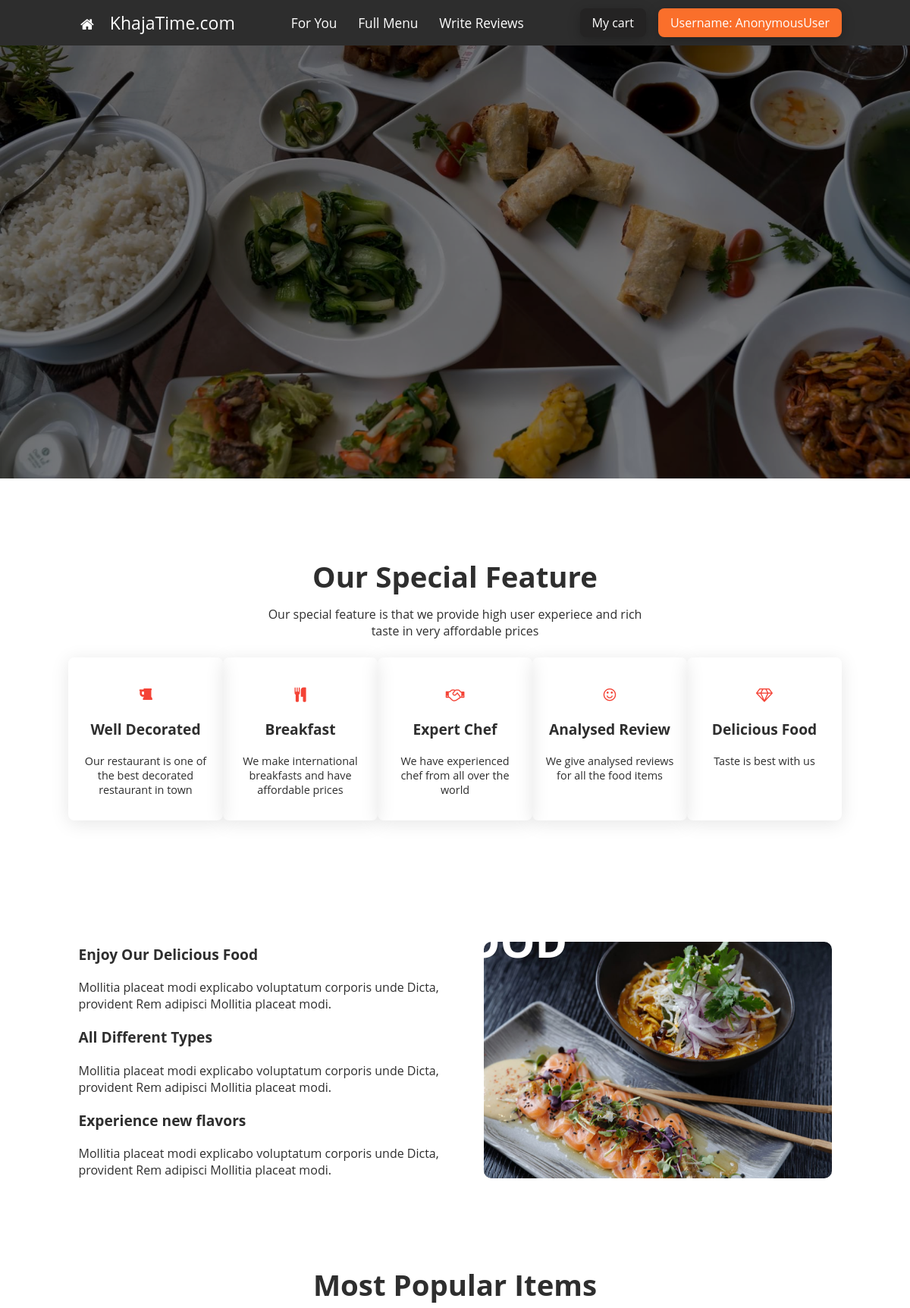
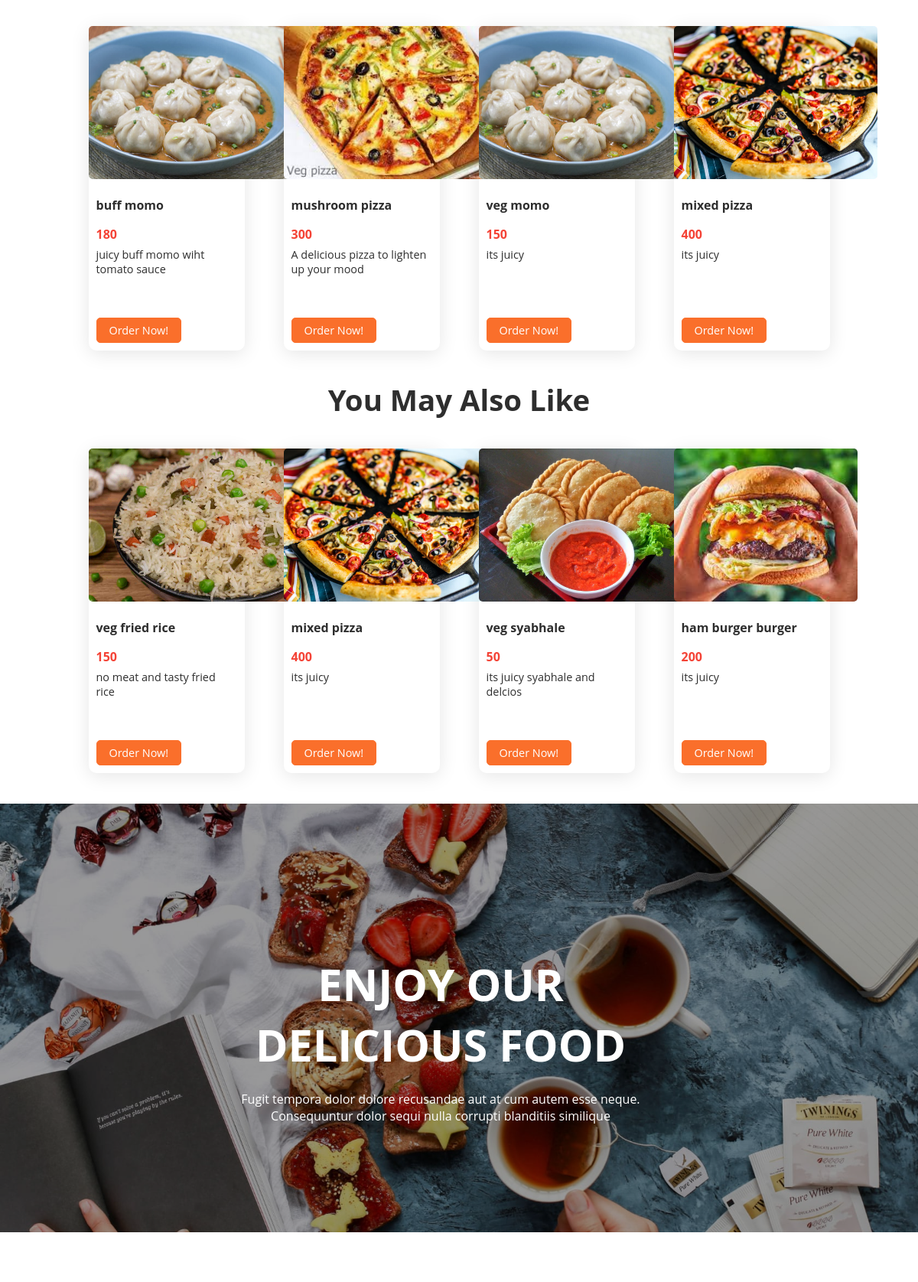
/foryou/ (upper part), run on the app's committed database (2 pictures, top to bottom).
### restaurant/models.py (models this page shows, shortened)
class FoodItem(models.Model):
    name=models.TextField(max_length=40)
    category=models.ForeignKey(Category, on_delete=models.CASCADE)
    description=models.TextField(max_length=100,default="its juicy")
    pimage=models.ImageField(upload_to="restaurant/images",default="")
    price=models.IntegerField()
    totalOrders=models.IntegerField(default=0)
    rating=models.FloatField(default=0.0)

### restaurant/views.py (the view)
# urls.py: path('foryou/',views.foryou,name='foryou'),
def foryou(request):
    sps = SpecialItem.objects.all()
    foods = FoodItem.objects.all().order_by('-totalOrders')[:4]
    randoms = FoodItem.objects.all().order_by('?')[:4]
    return render(request, 'restaurant/foryou.html', {"sps": sps, "foods": foods, "randoms": randoms,"title":"Home"})

### restaurant/templates/restaurant/foryou.html (shortened to what this page needs)
{% extends 'restaurant/baseforhome.html'%} {%block content%}
<section class="foryou cmt">
  <div class="image-wrap">
    {% load static %}
    <img src="{% static 'images/home-cover.jpg' %}" alt="My image" class="full-width" />
    <div class="image-wrap-content" style="text-align: center">
      <h1 class="text-center text-light title-lg">
      </h1>
    </div>
  </div>
  <div class="features wrapper">
    <div class="heading text-center half-width m-auto">
      <h3 class="title-md" style="margin-bottom: -3px;">Our Special Feature</h3>
      <p class="title-xxs">Our special feature is that we provide high user experiece and rich taste in
        very affordable prices
      </p>
    </div>
    <div class="feat flex wrap mt-lg">
      <div class="card text-center flex-1">
        <p class="title-xs text-danger"><i class="fa fa-beer"></i></p>
        <p class="title-xs bold">Well Decorated</p>
        <p>Our restaurant is one of the best decorated restaurant in town</p>
      </div>
      <div class="card text-center flex-1">
        <p class="title-xs text-danger"><i class="fa fa-cutlery"></i></p>
        <p class="title-xs bold">Breakfast</p>
        <p>We make international breakfasts and have affordable prices</p>
      </div>
      <div class="card text-center flex-1">
        <p class="title-xs text-danger"><i class="fa fa-handshake-o"></i></p>
        <p class="title-xs bold">Expert Chef</p>
        <p>We have experienced chef from all over the world</p>
      </div>
      <div class="card text-center flex-1">
        <p class="title-xs text-danger"><i class="fa fa-smile-o"></i></p>
        <p class="title-xs bold">Analysed Review</p>
        <p>We give analysed reviews for all the food items</p>
      </div>
      <div class="card text-center flex-1">
        <p class="title-xs text-danger"><i class="fa fa-diamond"></i></p>
        <p class="title-xs bold">Delicious Food</p>
        <p>Taste is best with us</p>
      </div>
    </div>
  </div>
  <div class="hero flex wrapper justify-center items-center mt-lg">
    <div class="half-width mr-lg">
      <div class="content-1">
        <h3 class="title-xs">Enjoy Our Delicious Food</h3>
        <p class="title-xxs">
          Mollitia placeat modi explicabo voluptatum corporis unde Dicta,
          provident Rem adipisci Mollitia placeat modi.
        </p>
      </div>
      <div class="content-1">
        <h3 class="title-xs">All Different Types</h3>
        <p class="title-xxs">
          Mollitia placeat modi explicabo voluptatum corporis unde Dicta,
          provident Rem adipisci Mollitia placeat modi.
        </p>
      </div>
      <div class="content-1">
        <h3 class="title-xs">Experience new flavors</h3>
        <p class="title-xxs">
          Mollitia placeat modi explicabo voluptatum corporis unde Dicta,
          provident Rem adipisci Mollitia placeat modi.
        </p>
      </div>
    </div>
    <img src="{% static 'images/hero.jpg' %}" alt="hero image" />
  </div>
  <div class="recommend wrapper-x items-center">
    <div class="heading">
      <h3 class="title-md text-center">Most Popular Items</h3>
    </div>
    <div class="product flex wrap justify-between">
      {% for food in foods %}
      <div class="custom-card">
        <img src="{{ food.pimage.url }}" alt="food image">
        <div class="custom-card-body">
          <p class="title-xxs bold ">{{ food.name }}</p>
          <p class="title-xxs text-danger bold">{{ food.price }}</p>
          <p style="margin-top:-10px;">{{ food.description }}</p>
          <div class="mb-xs"><a href="/viewfood/{{ food.id }}" class="btn-custom">Order Now!</a></div>
        </div>
      </div>
      {% endfor %}
    </div>
  </div>
  <div class="latest wrapper-x items-center">
    <div class="heading">
      <h3 class="title-md text-center">You May Also Like</h3>
    </div>
    <div class="product flex wrap justify-between">
      {% for random in randoms %}
      <div class="custom-card">
        <img src="{{ random.pimage.url }}" alt="food image">
        <div class="custom-card-body">
          <p class="title-xxs bold ">{{ random.name }}</p>
          <p class="title-xxs text-danger bold">{{ random.price }}</p>
          <p style="margin-top:-10px;">{{ random.description }}</p>
          <div class="mb-xs"><a href="/viewfood/{{ random.id }}" class="btn-custom">Order Now!</a></div>
        </div>
      </div>
      {% endfor %}
    </div>
  </div>
  <div class="ad wrapper-y">
    {% load static %}
    <img src="{% static 'images/advertisement.jpg' %}" alt="My image" class="full-width">
    <div class="half-width ad-con">
      <p class="text-center text-light title-lg">ENJOY OUR DELICIOUS FOOD</p>
      <p class="text-center text-light title-xxs mb-lg" style="margin-top: -36px;">
        Fugit tempora dolor dolore recusandae aut at cum autem esse
        neque. Consequuntur dolor sequi nulla corrupti blanditiis similique
      </p>
    </div>
  </div>
</section>
{%endblock%}

### restaurant/static/base.css (style rules this page uses)
* { box-sizing: border-box; }
body { margin: 0; font-family: 'Open Sans', sans-serif; }
.flex { display: flex; }
.justify-center { justify-content: center; }
.justify-between { justify-content: space-between; }
.items-center { align-items: center; }
.wrap { flex-wrap: wrap; }
.flex-1 { flex: 1; }
.mt-lg { margin-top: 24px; }
.mr-lg { margin-right: 24px; }
.mb-xs { margin-bottom: 4px; }
.mb-lg { margin-bottom: 24px; }
.full-width { width: 100%; }
.half-width { width: 50%; }
.wrapper { padding: 7.5vh 7.5vw; }
.wrapper-y { padding: 5vh 0; }
.wrapper-x { padding: 0 7.5vw; }
body { font-family: 'Open Sans', sans-serif; color: #2e2e2e; font-size: 0.9rem; background-size: 6%; }
body::before { height: 100%; width: 100%; position: absolute; top: 0; left: 0; background-size: 6%; filter: brightness(0.6); font-family: 'Open Sans', sans-serif; }
.text-light { color: #fff; }
.text-danger { color: #f44336; }
.title-xxs { font-size: 1rem; }
.title-xs { font-size: 1.2rem; }
.title-md { font-weight: bold; font-size: 2.4rem; }
.title-lg { font-weight: bold; font-size: 3.6rem; }
.text-center { text-align: center; }
.bold { font-weight: bold; }
.card { border-radius: 8px; padding: 16px; box-shadow: 0 4px 24px rgba(0, 0, 0, 0.1); }
a { cursor: pointer; text-decoration: none; }

### restaurant/static/style.css (style rules this page uses)
.cmt { margin-top: 60px; }
.image-wrap img { position: relative; filter: brightness(50%); }
.image-wrap-content { position: absolute; top: 25%; bottom: 50%; right: 25%; width: 50%; }
.hero img { width: 45%; border-radius: 10px; }
.m-auto { margin: auto; }
.ad { position: relative; }
.ad img { position: relative; object-fit: cover; object-position: center; filter: brightness(60%); height: 70vh; }
.ad-con { position: absolute; bottom: 25%; left: 23%; }
.custom-card { border: 1p solid rgb(245, 245, 245); border-radius: 10px; box-shadow: 0 4px 24px rgba(0, 0, 0, 0.1); width: 20%; margin: auto; object-fit: cover; position: relative; min-height: 53vh; }
.custom-card img { height: 25vh; object-fit: cover; border-radius: 5px; }
.custom-card-body { padding: 3px 10px; }
.custom-card-body p { padding-bottom: 0px; }
.btn-custom { color: white; border-radius: 5px; border: 1px solid #fa6f2b; background-color: #fa6f2b; padding: 6px 16px; margin: auto; position: absolute; bottom: 10px; }

### data on the page
FoodItem: pimage (picture), name "buff momo", price "180", description "juicy buff momo wiht tomato sauce"
FoodItem: pimage (picture), name "mushroom pizza", price "300", description "A delicious pizza to lighten up your mood"
FoodItem: pimage (picture), name "veg momo", price "150", description "its juicy"
FoodItem: pimage (picture), name "mixed pizza", price "400", description "its juicy"
FoodItem: pimage (picture), name "veg fried rice", price "150", description "no meat and tasty fried rice"
FoodItem: pimage (picture), name "veg syabhale", price "50", description "its juicy syabhale and delcios"
FoodItem: pimage (picture), name "ham burger burger", price "200", description "its juicy"

### other printed values
{{ user }} "AnonymousUser"
